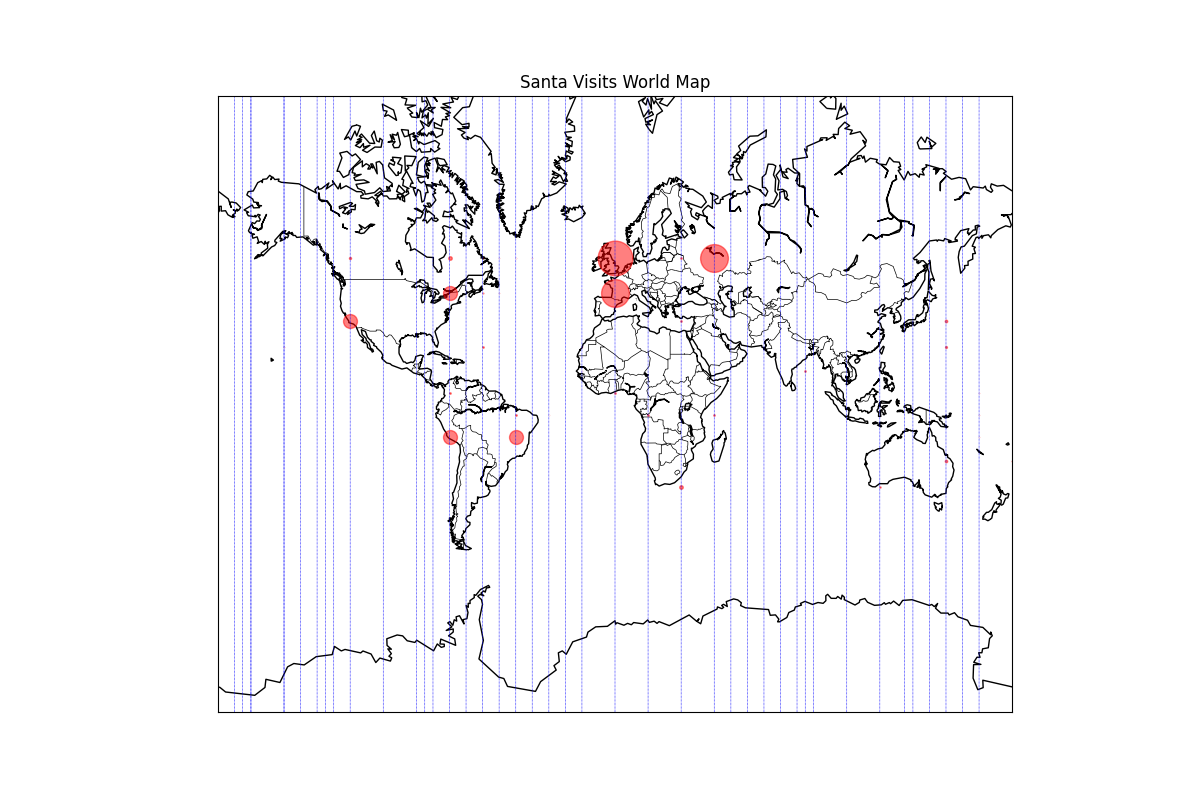

The Python source for this figure:
import sqlite3

import numpy as np
import matplotlib.pyplot as plt
import pandas as pd
from mpl_toolkits.basemap import Basemap


def plot_world_map() -> pd.DataFrame:
    conn = sqlite3.connect('santa_routes.db')
    query = 'SELECT * FROM santa_visits'
    df = pd.read_sql_query(query, conn)
    conn.close()

    plt.figure(figsize=(12, 8))
    m = Basemap(projection='merc', llcrnrlat=-80, urcrnrlat=80, llcrnrlon=-180, urcrnrlon=180, resolution='c')

    m.drawcoastlines()
    m.drawcountries()

    for _, row in df.iterrows():
        x, y = m(row['longitude'], row['latitude'])
        size = row['estimated_number_of_households'] / 1000000
        m.plot(x, y, 'o', markersize=size, alpha=0.5, color='red')

    plt.title('Santa Visits World Map')
    plt.savefig('worldmap.png')
    unique_longitudes = np.unique(df['longitude'])
    for lon in unique_longitudes:
        m.drawmeridians([lon], color='blue', linestyle='dotted', linewidth=0.5)
    plt.show()
    return df

if __name__ == "__main__":
    plot_world_map()
